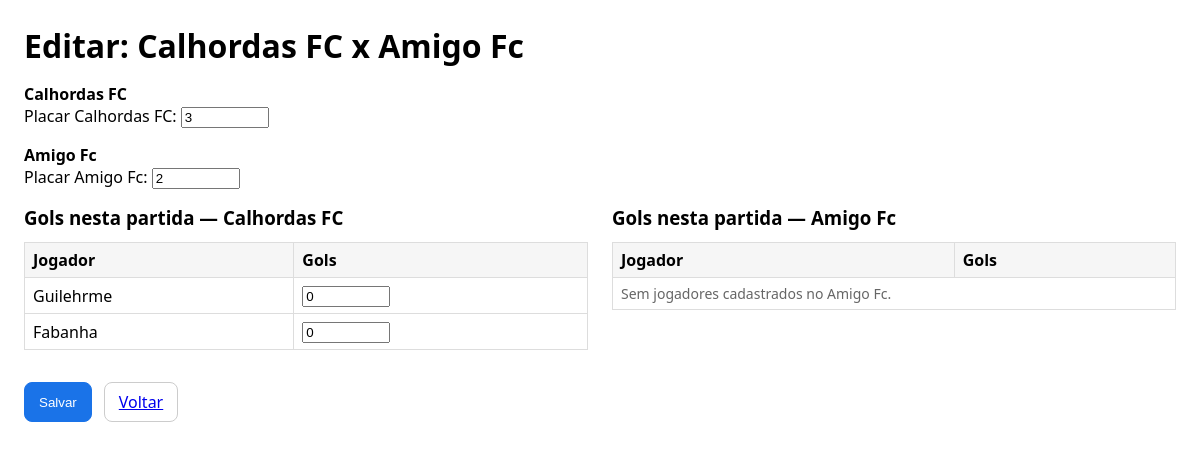
Before: /edit_match/1 with the older database file.
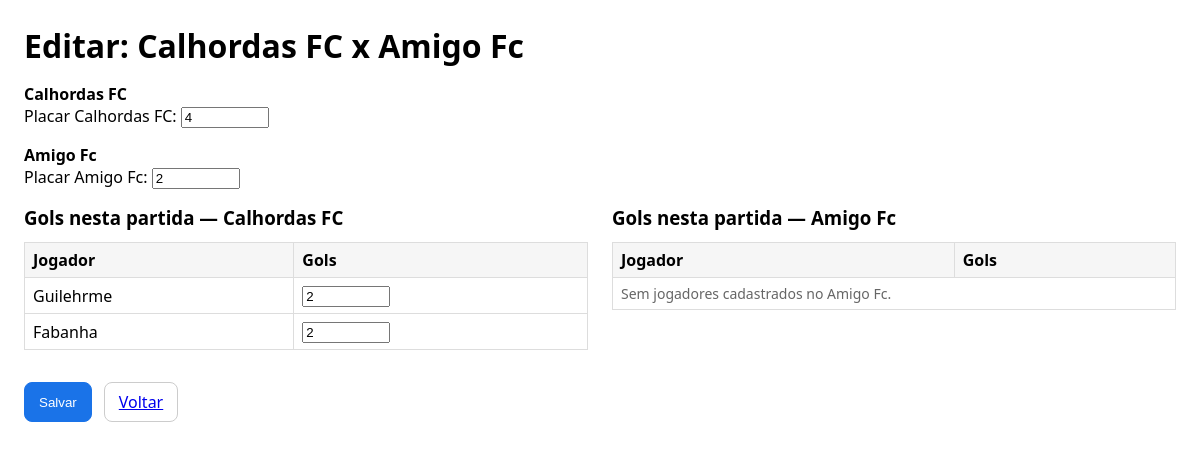
After: the same page with the newer database file.
### models.py (models this page shows)
class Match(db.Model):
    __tablename__ = 'match'  # Defina o nome da tabela
    id = db.Column(db.Integer, primary_key=True)
    team_a_id = db.Column(db.Integer, db.ForeignKey('team.id'), nullable=False)
    team_b_id = db.Column(db.Integer, db.ForeignKey('team.id'), nullable=False)
    score_a = db.Column(db.Integer, nullable=True)
    score_b = db.Column(db.Integer, nullable=True)
    team_a = db.relationship('Team', foreign_keys=[team_a_id], backref='matches_as_team_a_ref')
    team_b = db.relationship('Team', foreign_keys=[team_b_id], backref='matches_as_team_b_ref')

class Player(db.Model):
    __tablename__ = 'player'  # Defina o nome da tabela
    id = db.Column(db.Integer, primary_key=True)
    name = db.Column(db.String(50), nullable=False)
    team_id = db.Column(db.Integer, db.ForeignKey('team.id'), nullable=False)
    position = db.Column(db.String(30), nullable=False)  # Uma única posição
    goals = db.Column(db.Integer, default=0)
    team = db.relationship('Team', backref='players_list')  # Renomeado para evitar conflito

### app.py (the view, shortened to what this page needs)
@app.route('/edit_match/<int:match_id>', methods=['GET', 'POST'])
def edit_match(match_id):
    match = Match.query.get_or_404(match_id)
    players_a = Player.query.filter_by(team_id=match.team_a_id).order_by(Player.name).all()
    players_b = Player.query.filter_by(team_id=match.team_b_id).order_by(Player.name).all()
    existing = {s.player_id: s.goals for s in PlayerMatchStat.query.filter_by(match_id=match.id).all()}
    return render_template(
        'edit_match.html',
        match=match,
        players_a=players_a,
        players_b=players_b,
        stats_by_player=existing  # dict {player_id: gols nesta partida}
    )

### templates/edit_match.html (shortened to what this page needs)
<!doctype html>
<html lang="pt-BR">
<head>
</head>
<body>
  <h1>Editar: {{ match.team_a.name }} x {{ match.team_b.name }}</h1>
  <form method="POST">
    <p>
      <label><strong>{{ match.team_a.name }}</strong></label><br>
      <label>Placar {{ match.team_a.name }}:
        <input type="number" name="score_a" min="0" value="{{ match.score_a or 0 }}" required>
      </label>
    </p>
    <p>
      <label><strong>{{ match.team_b.name }}</strong></label><br>
      <label>Placar {{ match.team_b.name }}:
        <input type="number" name="score_b" min="0" value="{{ match.score_b or 0 }}" required>
      </label>
    </p>
    <div class="cols">
      <div class="col">
        <h3>Gols nesta partida — {{ match.team_a.name }}</h3>
        <table>
          <thead>
            <tr><th>Jogador</th><th>Gols</th></tr>
          </thead>
          <tbody>
            {% for p in match.team_a.players_list %}
              <tr>
                <td>{{ p.name }}</td>
                <td>
                  <input
                    type="number"
                    min="0"
                    name="goals_a_{{ p.id }}"
                    value="{% if stats_by_player is defined %}{{ stats_by_player.get(p.id, 0) }}{% else %}0{% endif %}"
                  >
                </td>
              </tr>
            {% else %}
              <tr><td colspan="2" class="muted">Sem jogadores cadastrados no {{ match.team_a.name }}.</td></tr>
            {% endfor %}
          </tbody>
        </table>
      </div>
      <div class="col">
        <h3>Gols nesta partida — {{ match.team_b.name }}</h3>
        <table>
          <thead>
            <tr><th>Jogador</th><th>Gols</th></tr>
          </thead>
          <tbody>
            {% for p in match.team_b.players_list %}
              <tr>
                <td>{{ p.name }}</td>
                <td>
                  <input
                    type="number"
                    min="0"
                    name="goals_b_{{ p.id }}"
                    value="{% if stats_by_player is defined %}{{ stats_by_player.get(p.id, 0) }}{% else %}0{% endif %}"
                  >
                </td>
              </tr>
            {% else %}
              <tr><td colspan="2" class="muted">Sem jogadores cadastrados no {{ match.team_b.name }}.</td></tr>
            {% endfor %}
          </tbody>
        </table>
      </div>
    </div>
    <div class="actions">
      <input type="submit" class="btn btn-primary" value="Salvar">
      <a class="btn" href="{{ url_for('matches') }}">Voltar</a>
    </div>
  </form>
</body>
</html>

Changed rows visible on the page:
changed Match: score_a "3" → "4"
computed for Player "Guilehrme": get "0" → "2"
computed for Player "Fabanha": id "0" → "2"
